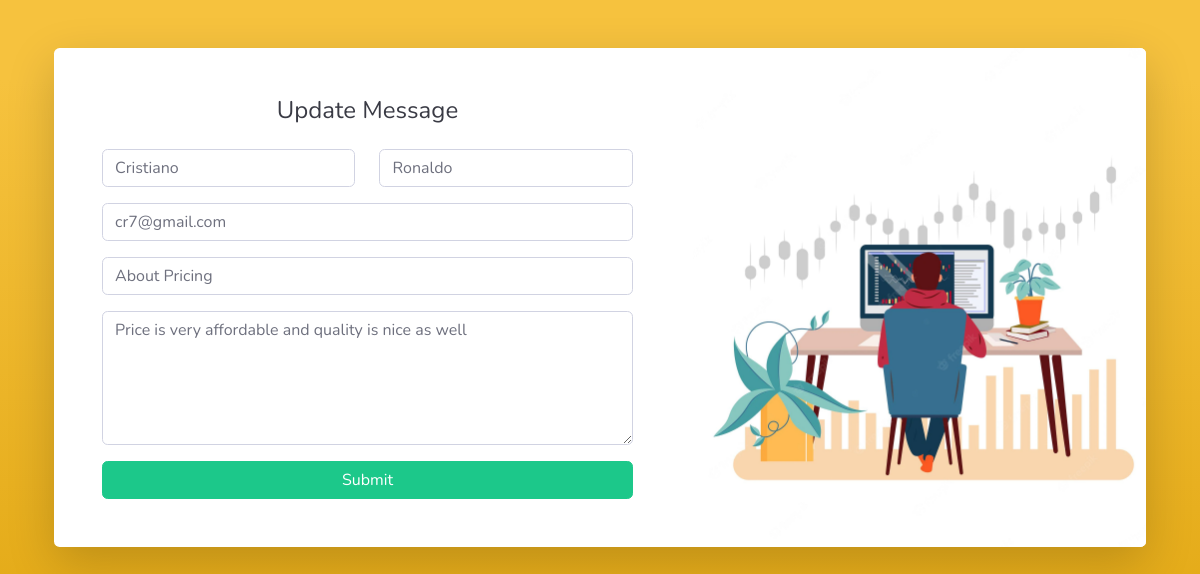
Screenshot of /admin/php/editmessage.php?mID=3 with the database file from the repository.
### tables this page shows
CREATE TABLE `messagebox` (
  `mID` int(11) NOT NULL,
  `fName` varchar(50) NOT NULL,
  `lName` varchar(50) NOT NULL,
  `email` varchar(50) NOT NULL,
  `subText` varchar(50) NOT NULL,
  `messageField` varchar(255) NOT NULL
);

### admin/php/editmessage.php (the view, shortened to what this page needs)
<?php
include('config.inc.php');
if(isset($_POST["mID"]) && !empty($_POST["mID"])){
    $ID = $_POST["mID"];
    $fName = $_POST['fName'];
    $lName = $_POST['lName'];
    $email = $_POST['email'];
    $subText = $_POST['subText'];
    $messageField = $_POST['messageField'];
    $update = "UPDATE messageBox SET fName = '$fName', lName = '$lName', email = '$email', subText = '$subText', messageField = '$messageField' WHERE mID = '$ID';";
    if(mysqli_query($conn, $update)){
        header("location: ../messages.php");
        exit();
    } else{
        echo "Error";
    }
    mysqli_close($conn);
}else{
    if(isset($_GET["mID"]) && !empty(trim($_GET["mID"]))){
        $ID = trim($_GET["mID"]);
        $sql = "SELECT * FROM messageBox WHERE mID = '$ID'";
        if($result = $conn -> query($sql)){
            if($result -> num_rows == 1){
                $row = $result -> fetch_array(MYSQLI_ASSOC);
                $fName = $row["fName"];
                $lName = $row["lName"];
                $email = $row["email"];
                $subText = $row["subText"];
                $messageField = $row["messageField"];
            }else{
                header("location: error.php");
                exit();
            }
        }else{
            echo "Oops! Something went wrong. Please try again later.";
        }
    }
}
?>
<!DOCTYPE html>
<html lang="en">
<head>
    <link rel="stylesheet" href="../vendor/fontawesome-free/css/all.min.css" type="text/css">
    <link rel="stylesheet" href="../css/sb-admin-2.min.css">
</head>
<body class="bg-gradient-warning">
    <div class="container">
        <div class="card o-hidden border-0 shadow-lg my-5">
            <div class="card-body p-0">
                <div class="row">
                    <div class="col-lg-7">
                        <div class="p-5">
                            <div class="text-center">
                                <h1 class="h4 text-gray-900 mb-4">Update Message</h1>
                            </div>
                            <form action="<?php echo htmlspecialchars(basename($_SERVER['REQUEST_URI'])); ?>" method="POST">
                                <div class="form-group row">
                                    <div class="col-md-6">
                                        <input type="text" name="fName" value="<?php echo $fName;?>" class="form-control">
                                    </div>
                                    <div class="col-md-6">
                                        <input type="text" name="lName" value="<?php echo $lName;?>" class="form-control">
                                    </div>
                                </div>
                                <div class="form-group">
                                    <input type="email" name="email" value="<?php echo $email; ?>" class="form-control form-control-user">
                                </div>
                                <div class="form-group">
                                    <input type="text" name="subText" value="<?php echo $subText;?>" class="form-control form-control-user">
                                </div>
                                <div class="form-group">
                                    <textarea name="messageField" id="lName" cols="10" rows="5" class="form-control"><?php echo $messageField;?></textarea>
                                </div>
                                <input type="submit" class="btn btn-success btn-block" value="Submit" name="register">
                            </form>
                        </div>
                    </div>
                    <div class="col-lg-5 d-none d-lg-block bg-register-image"></div>
                </div>
            </div>
        </div>
    </div>
</body>
</html>

### rows the page displays
messagebox: fName "Cristiano", lName "Ronaldo", email "cr7@gmail.com", subText "About Pricing", messageField "Price is very affordable and quality is nice as well"
